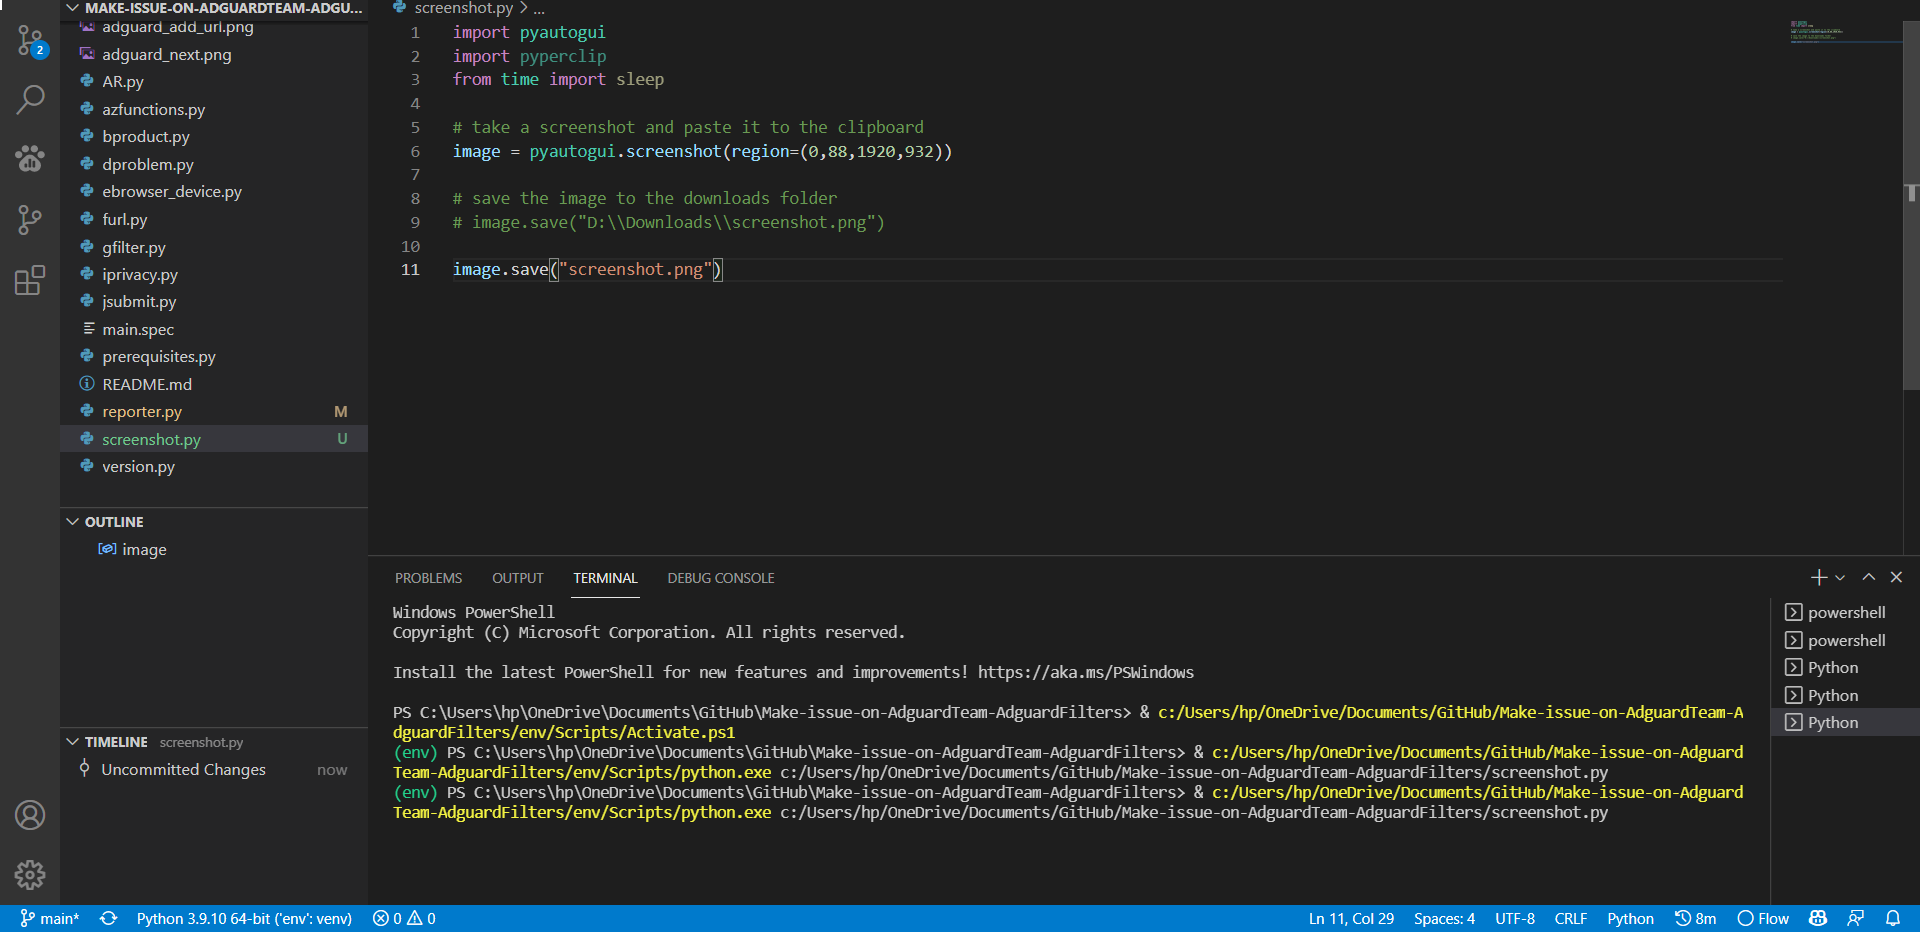

Python code for this plot:
import pyautogui
import pyperclip
from time import sleep

# take a screenshot and paste it to the clipboard
image = pyautogui.screenshot(region=(0,88,1920,932))

# save the image to the downloads folder
# image.save("D:\\Downloads\\screenshot.png") 

image.save("screenshot.png")
